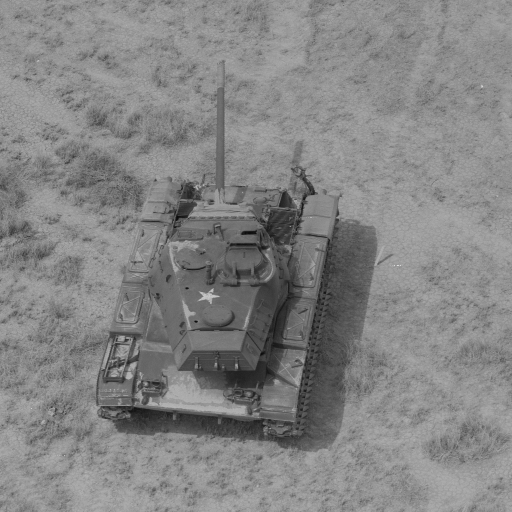
#> input picture Assignment_1/image.tiff, 512 x 512 px
$ jupyter execute Untitled.ipynb
#> lines starting #> are read from the running program, lines starting #| are printed output that depends on the picture
[cell 1]
import numpy as np
from PIL import Image, ImageOps
import matplotlib.pyplot as plt

def plot_image(img: np.array):
    plt.figure(figsize=(6, 6))
    plt.imshow(img, cmap='gray')

def plot_two_images(img1: np.array, img2: np.array):
    _, ax = plt.subplots(1, 2, figsize=(12, 6))
    ax[0].imshow(img1, cmap='gray')
    ax[1].imshow(img2, cmap='gray')

img = Image.open('image.tiff')
#> img is the input picture: PIL image 512x512 L; min 12, max 223, mean 132.4
img = ImageOps.grayscale(img)
# img = img.resize(size=(224, 224))
plot_image(img=img)

sharpen = np.array([
    [0, -1, 0],
    [-1, 5, -1],
    [0, -1, 0]
])


def calculate_target_size(img_size: int, kernel_size: int) -> int:
    return img_size - kernel_size + 1

def convolve(img: np.array, kernel: np.array) -> np.array:
    # Assuming a rectangular image
    tgt_size = calculate_target_size(
        img_size=img.shape[0],
        kernel_size=kernel.shape[0]
    )
#> tgt_size = 510
    # To simplify things
    k = kernel.shape[0]

    # 2D array of zeros
    convolved_img = np.zeros(shape=(tgt_size, tgt_size))

    # Iterate over the rows
    for i in range(tgt_size):
        # Iterate over the columns
        for j in range(tgt_size):
            # img[i, j] = individual pixel value
            # Get the current matrix
            mat = img[i:i+k, j:j+k]

            # Apply the convolution - element-wise multiplication and summation of the result
            # Store the result to i-th row and j-th column of our convolved_img array
            convolved_img[i, j] = np.sum(np.multiply(mat, kernel))
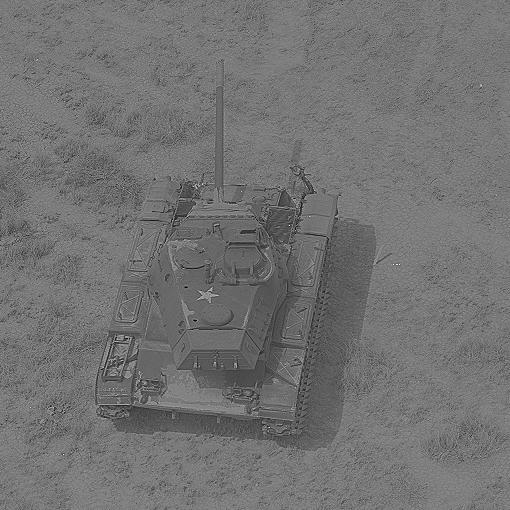
#> convolved_img: shape (510, 510) float64; min -143, max 468, mean 132.3; drawn with min black and max white

    return convolved_img
img=np.array(img)
img_sharpened = convolve(img=np.array(img), kernel=sharpen)
plot_two_images(
    img1=img,
    img2=img_sharpened
)
# print(img_sharpened)
mat = img[0:3, 0:3]
#> mat = [[135, 141, 147], [147, 147, 147], [145, 147, 145]]
convolved_img = np.multiply(mat, sharpen)
#> convolved_img = [[0, -141, 0], [-147, 735, -147], [0, -147, 0]]
print(img)
#> (printed output is left out)
print(img_sharpened)
#> (printed output is left out)
#> `[cell 1] import numpy as np from PIL import Image, ImageOps import mat..`:
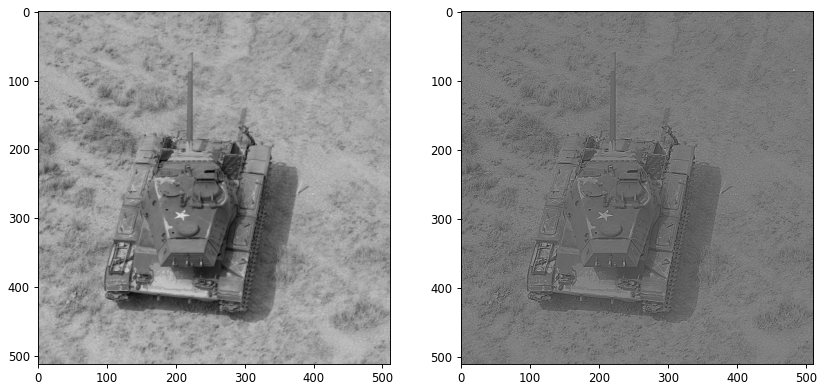
#> figure drawn by matplotlib, 2 panels
# [5 lines of commented-out code are left out]

[cell 2]
# import cv2 as cv
import numpy as np
import copy
import matplotlib.pyplot as plt
from PIL import Image, ImageOps

def convolution_1(img, i, j):
    sharpen = np.array([
                        [0, -1, 0],
                        [-1, 5, -1],
                        [0, -1, 0]
                    ])
#     print(np.multiply(img[i:i+3, j:j+3], sharpen))
    val = np.sum(np.multiply(img[i:i+3, j:j+3], sharpen))
    return val

def Laplacian_filter_1(img, img_size, ksize):
#> called with img_size = 512, ksize = 3
    temp = np.zeros(shape = (img_size - ksize + 1, img_size - ksize + 1))
    for i in range(img_size - ksize + 1):
        for j in range(img_size - ksize + 1):
            temp[i][j] = convolution_1(img, i, j)
#> this loop made 510 passes
    # cv.imshow(f"Laplacian filtered Image 1 {ksize} x {ksize}", temp)
    return temp


img = Image.open('image.tiff')
img = ImageOps.grayscale(img)
img.resize(size=(512, 512))
plt.figure(figsize=(6, 6))
img = np.array(img)
# print(img)
plt.imshow(img, cmap='gray')
img1 = Laplacian_filter_1(img, len(img) , 3)
plt.imshow(img1, cmap='gray')
for i in range(len(img1)):
    for j in range(len(img1[0])):
        print(img1[i][j], end = " ")
    print()
#> this loop made 510 passes
#> (printed output is left out)
#> `[cell 2] # import cv2 as cv import numpy as np import copy import matp..`:
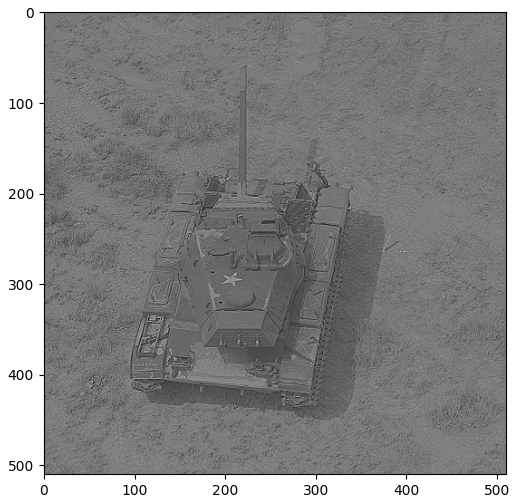
#> figure drawn by matplotlib, 1 panel
# [10 lines of commented-out code are left out]
